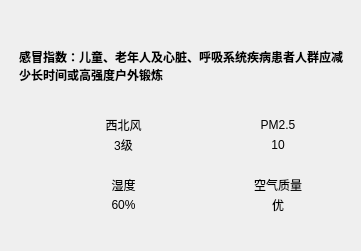
    <widget class="QWidget" name="widget_10" native="true">
     <property name="geometry">
      <rect>
       <x>20</x>
       <y>160</y>
       <width>361</width>
       <height>251</height>
      </rect>
     </property>
     <layout class="QVBoxLayout" name="verticalLayout_3">
      <item>
       <spacer name="verticalSpacer">
        <property name="orientation">
         <enum>Qt::Vertical</enum>
        </property>
        <property name="sizeHint" stdset="0">
         <size>
          <width>20</width>
          <height>10</height>
         </size>
        </property>
       </spacer>
      </item>
      <item>
       <widget class="QLabel" name="lblGanMao">
        <property name="styleSheet">
         <string notr="true">background-color: rgba(60, 60, 60, 0);
font-weight: bold;
padding-left: 5px;
padding-right: 5px;</string>
        </property>
        <property name="text">
         <string>感冒指数：儿童、老年人及心脏、呼吸系统疾病患者人群应减少长时间或高强度户外锻炼</string>
        </property>
        <property name="wordWrap">
         <bool>true</bool>
        </property>
       </widget>
      </item>
      <item>
       <widget class="QWidget" name="widget_2" native="true">
        <property name="styleSheet">
         <string notr="true">background-image: url(:/res/back_10.png);


border-radius: 15px</string>
        </property>
        <layout class="QGridLayout" name="gridLayout">
         <property name="leftMargin">
          <number>40</number>
         </property>
         <property name="topMargin">
          <number>25</number>
         </property>
         <property name="rightMargin">
          <number>40</number>
         </property>
         <property name="bottomMargin">
          <number>25</number>
         </property>
         <property name="horizontalSpacing">
          <number>50</number>
         </property>
         <property name="verticalSpacing">
          <number>20</number>
         </property>
         <item row="1" column="1">
          <layout class="QHBoxLayout" name="horizontalLayout_15">
           <property name="spacing">
            <number>0</number>
           </property>
           <item>
            <widget class="QLabel" name="lblQualityIcon">
             <property name="minimumSize">
              <size>
               <width>40</width>
               <height>40</height>
              </size>
             </property>
             <property name="maximumSize">
              <size>
               <width>40</width>
               <height>40</height>
              </size>
             </property>
             <property name="autoFillBackground">
              <bool>false</bool>
             </property>
             <property name="styleSheet">
              <string notr="true">background: transparent;
</string>
             </property>
             <property name="text">
              <string/>
             </property>
             <property name="pixmap">
              <pixmap resource="C:/Users/zmh55/Downloads/12-完成界面布局/main.qrc">:/res/aqi.png</pixmap>
             </property>
             <property name="scaledContents">
              <bool>true</bool>
             </property>
             <property name="alignment">
              <set>Qt::AlignCenter</set>
             </property>
             <property name="wordWrap">
              <bool>false</bool>
             </property>
             <property name="indent">
              <number>-1</number>
             </property>
            </widget>
           </item>
           <item>
            <layout class="QVBoxLayout" name="verticalLayout_8">
             <item>
              <widget class="QLabel" name="lblQualityTitle">
               <property name="autoFillBackground">
                <bool>false</bool>
               </property>
               <property name="styleSheet">
                <string notr="true">background: transparent;

font: 10pt &quot;微软雅黑&quot;;</string>
               </property>
               <property name="text">
                <string>空气质量</string>
               </property>
               <property name="alignment">
                <set>Qt::AlignCenter</set>
               </property>
              </widget>
             </item>
             <item>
              <widget class="QLabel" name="lblQuality">
               <property name="autoFillBackground">
                <bool>false</bool>
               </property>
               <property name="styleSheet">
                <string notr="true">background: transparent;

font: 10pt &quot;微软雅黑&quot;;</string>
               </property>
               <property name="text">
                <string>优</string>
               </property>
               <property name="alignment">
                <set>Qt::AlignCenter</set>
               </property>
              </widget>
             </item>
            </layout>
           </item>
          </layout>
         </item>
         <item row="0" column="1">
          <layout class="QHBoxLayout" name="horizontalLayout_14">
           <property name="spacing">
            <number>0</number>
           </property>
           <item>
            <widget class="QLabel" name="lblPm25Icon">
             <property name="minimumSize">
              <size>
               <width>40</width>
               <height>40</height>
              </size>
             </property>
             <property name="maximumSize">
              <size>
               <width>40</width>
               <height>40</height>
              </size>
             </property>
             <property name="styleSheet">
              <string notr="true">background: transparent;
</string>
             </property>
             <property name="text">
              <string/>
             </property>
             <property name="pixmap">
              <pixmap resource="C:/Users/zmh55/Downloads/12-完成界面布局/main.qrc">:/res/pm25.png</pixmap>
             </property>
             <property name="scaledContents">
              <bool>true</bool>
             </property>
             <property name="alignment">
              <set>Qt::AlignCenter</set>
             </property>
            </widget>
           </item>
           <item>
            <layout class="QVBoxLayout" name="verticalLayout_7">
             <item>
              <widget class="QLabel" name="lblPM25Title">
               <property name="styleSheet">
                <string notr="true">background: transparent;

font: 10pt &quot;微软雅黑&quot;;</string>
               </property>
               <property name="text">
                <string>PM2.5</string>
               </property>
               <property name="alignment">
                <set>Qt::AlignCenter</set>
               </property>
              </widget>
             </item>
             <item>
              <widget class="QLabel" name="lblPM25">
               <property name="styleSheet">
                <string notr="true">background: transparent;

font: 10pt &quot;微软雅黑&quot;;</string>
               </property>
               <property name="text">
                <string>10</string>
               </property>
               <property name="alignment">
                <set>Qt::AlignCenter</set>
               </property>
              </widget>
             </item>
            </layout>
           </item>
          </layout>
         </item>
         <item row="1" column="0">
          <layout class="QHBoxLayout" name="horizontalLayout_13">
           <property name="spacing">
            <number>0</number>
           </property>
           <item>
            <widget class="QLabel" name="lblShiDuIcon">
             <property name="minimumSize">
              <size>
               <width>40</width>
               <height>40</height>
              </size>
             </property>
             <property name="maximumSize">
              <size>
               <width>40</width>
               <height>40</height>
              </size>
             </property>
             <property name="styleSheet">
              <string notr="true">background: transparent;
</string>
             </property>
             <property name="text">
              <string/>
             </property>
             <property name="pixmap">
              <pixmap resource="C:/Users/zmh55/Downloads/12-完成界面布局/main.qrc">:/res/humidity.png</pixmap>
             </property>
             <property name="scaledContents">
              <bool>true</bool>
             </property>
             <property name="alignment">
              <set>Qt::AlignCenter</set>
             </property>
            </widget>
           </item>
           <item>
            <layout class="QVBoxLayout" name="verticalLayout_5">
             <item>
              <widget class="QLabel" name="lblShiDuTitle">
               <property name="styleSheet">
                <string notr="true">background: transparent;

font: 10pt &quot;微软雅黑&quot;;</string>
               </property>
               <property name="text">
                <string>湿度</string>
               </property>
               <property name="alignment">
                <set>Qt::AlignCenter</set>
               </property>
              </widget>
             </item>
             <item>
              <widget class="QLabel" name="lblShiDu">
               <property name="styleSheet">
                <string notr="true">background: transparent;

font: 10pt &quot;微软雅黑&quot;;</string>
               </property>
               <property name="text">
                <string>60%</string>
               </property>
               <property name="alignment">
                <set>Qt::AlignCenter</set>
               </property>
              </widget>
             </item>
            </layout>
           </item>
          </layout>
         </item>
         <item row="0" column="0">
          <layout class="QHBoxLayout" name="horizontalLayout_12">
           <property name="spacing">
            <number>0</number>
           </property>
           <item>
            <widget class="QLabel" name="lblWindIcon">
             <property name="minimumSize">
              <size>
               <width>40</width>
               <height>40</height>
              </size>
             </property>
             <property name="maximumSize">
              <size>
               <width>40</width>
               <height>40</height>
              </size>
             </property>
             <property name="styleSheet">
              <string notr="true">background: transparent;
</string>
             </property>
             <property name="text">
              <string/>
             </property>
             <property name="pixmap">
              <pixmap resource="C:/Users/zmh55/Downloads/12-完成界面布局/main.qrc">:/res/wind.png</pixmap>
             </property>
             <property name="scaledContents">
              <bool>true</bool>
             </property>
             <property name="alignment">
              <set>Qt::AlignCenter</set>
             </property>
            </widget>
           </item>
           <item>
            <layout class="QVBoxLayout" name="verticalLayout_6">
             <item>
              <widget class="QLabel" name="lblWindFx">
               <property name="styleSheet">
                <string notr="true">background: transparent;

font: 10pt &quot;微软雅黑&quot;;</string>
               </property>
               <property name="text">
                <string>西北风</string>
               </property>
               <property name="alignment">
                <set>Qt::AlignCenter</set>
               </property>
              </widget>
             </item>
             <item>
              <widget class="QLabel" name="lblWindFl">
               <property name="styleSheet">
                <string notr="true">background: transparent;

font: 10pt &quot;微软雅黑&quot;;</string>
               </property>
               <property name="text">
                <string>3级</string>
               </property>
               <property name="alignment">
                <set>Qt::AlignCenter</set>
               </property>
              </widget>
             </item>
            </layout>
           </item>
          </layout>
         </item>
        </layout>
       </widget>
      </item>
     </layout>
     <zorder>lblGanMao</zorder>
     <zorder>verticalSpacer</zorder>
     <zorder>widget_2</zorder>
    </widget>
